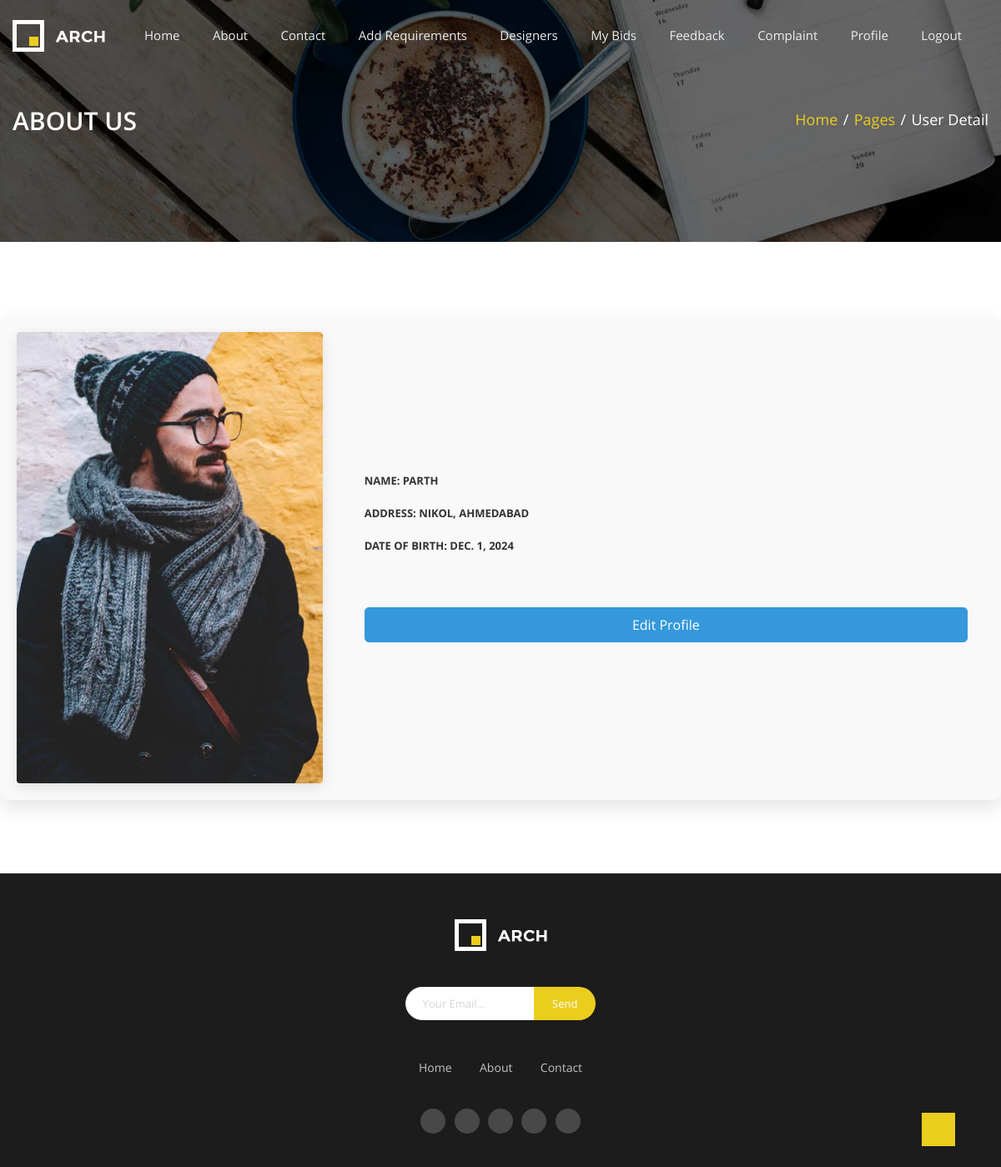
The app's page /showuser (signed in) with its own data.
### myapp/models.py (models this page shows, shortened)
class UserProfile(models.Model):
    user = models.ForeignKey(Login, on_delete=models.CASCADE)
    address = models.TextField()
    date_of_birth = models.DateField(blank=True, null=True)
    profession = models.CharField(max_length=100)  # User's profession
    bio = models.TextField(blank=True, null=True)  # Brief introduction
    userprofile_image = models.ImageField(upload_to='media/', blank=True, null=True)
    def user_image(self):
        return mark_safe('<img src = "{}" width = "100">'.format(self.userprofile_image.url))
    user_image.allow_tags = True

class Login(models.Model):
    name = models.CharField(max_length=100)
    email = models.EmailField(unique=True)
    password = models.CharField(max_length=100, default="admin@123")
    phone = models.CharField(max_length=20, null=True, blank=True)
    ROLE = (
        ("Designer", "Designer"),
        ("User", "User"),
    )
    role = models.CharField(max_length=10, choices=ROLE, default='User')
    STATUS = (
        ("0", "unapproved"),
        ("1", "approved")
    )
    status = models.CharField(max_length=10, choices=STATUS, default='0')
    id_proof = models.FileField(upload_to='id_proofs/', null=True, blank=True, default=None)
    def pic(self):
        return mark_safe('<img src = "{}" width = "100">'.format(self.id_proof.url))
    pic.allow_tags = True

### myapp/views.py (the view)
# urls.py: path('showuser', views.showuser, name='showuser'),
def showuser(request):
    context = checksession(request)
    uid = request.session['log_id']
    alluserdetails = UserProfile.objects.get(user=Login(id=uid))
    context.update({
        'alldetail': alluserdetails,
    })
    return render(request,'showuser.html', context)

### myapp/views.py (called while the page is built)
def checksession(request):
    uid = request.session.get('log_id')
    if not uid:
        return None
    try:
        userdata = Login.objects.get(id=uid)
        is_designer = userdata.role == "Designer"
        if is_designer:
            try:
                profile = DesignerProfile.objects.get(user=userdata)
            except DesignerProfile.DoesNotExist:
                profile = None
        else:
            try:
                profile = UserProfile.objects.get(user=userdata)
            except UserProfile.DoesNotExist:
                profile = None
        context = {
            'userdata': userdata,
            'is_designer': is_designer,
            'profile': profile,
        }
        return context
    except Login.DoesNotExist:
        return None

### myapp/templates/showuser.html (shortened to what this page needs)
{%extends 'base.html'%}
{%block main%}
{%load static%}
    <section class="navigation">
      <div class="parallax parallax--nav-1">
        <div class="container clearfix">
          <div class="row">
            <div class="col-md-12">
              <h2>
                about us
              </h2>
              <ul class="breadcrumbs ul--inline ul--no-style">
                <li>
                  <a href=" {% static 'index.html' %} ">Home</a>
                </li>
                <span>/</span>
                <li>
                  <a href="#">Pages</a>
                </li>
                <span>/</span>
                <li class="active">
                  User Detail
                </li>
              </ul>
            </div>
          </div>
        </div>
      </div>
    </section>
<div class="section profile-section section-margin">
    <div class="container my-5">
        <div class="row align-items-center">
            <div class="col-md-4 col-sm-12">
                <div class="profile-image">
                    <img src="{{ alldetail.userprofile_image.url }}" alt="Clothing Image" class="img-fluid rounded shadow" />
                </div>
            </div>
            <div class="col-md-8 col-sm-12">
                <div class="content">
                    <h6>Name: {{ alldetail.user.name }}</h6><br>
                    <h6>Address: {{ alldetail.address }}</h6><br>
                    <h6>Date of Birth: {{ alldetail.date_of_birth }}</h6><br>
                    <br>
                    <div class="shop-list-btn">
                        <a href="/editprofile" class="btn btn-primary btn-block">Edit Profile</a>
                    </div>
                </div>
            </div>
        </div>
    </div>
</div>
{%endblock%}

### myapp/templates/showuser.html (style rules this page uses)
.section.profile-section { padding: 40px 0; }
.profile-section .container { background-color: #f9f9f9; padding: 20px; border-radius: 10px; box-shadow: 0 10px 25px rgba(0, 0, 0, 0.1); }
.profile-section .profile-image img { max-width: 100%; height: auto; border-radius: 10px; box-shadow: 0 5px 15px rgba(0, 0, 0, 0.1); }
.profile-section .content { padding-left: 20px; padding-right: 20px; }
.profile-section .shop-list-btn { margin-top: 20px; }
.profile-section .shop-list-btn .btn { background-color: #3498db; border-color: #3498db; color: white; font-size: 1rem; padding: 10px 20px; border-radius: 5px; transition: background-color 0.3s ease; }

### records on screen
UserProfile: userprofile_image (picture), user.name "PARTH", address "NIKOL, AHMEDABAD", date_of_birth "DEC. 1, 2024"
